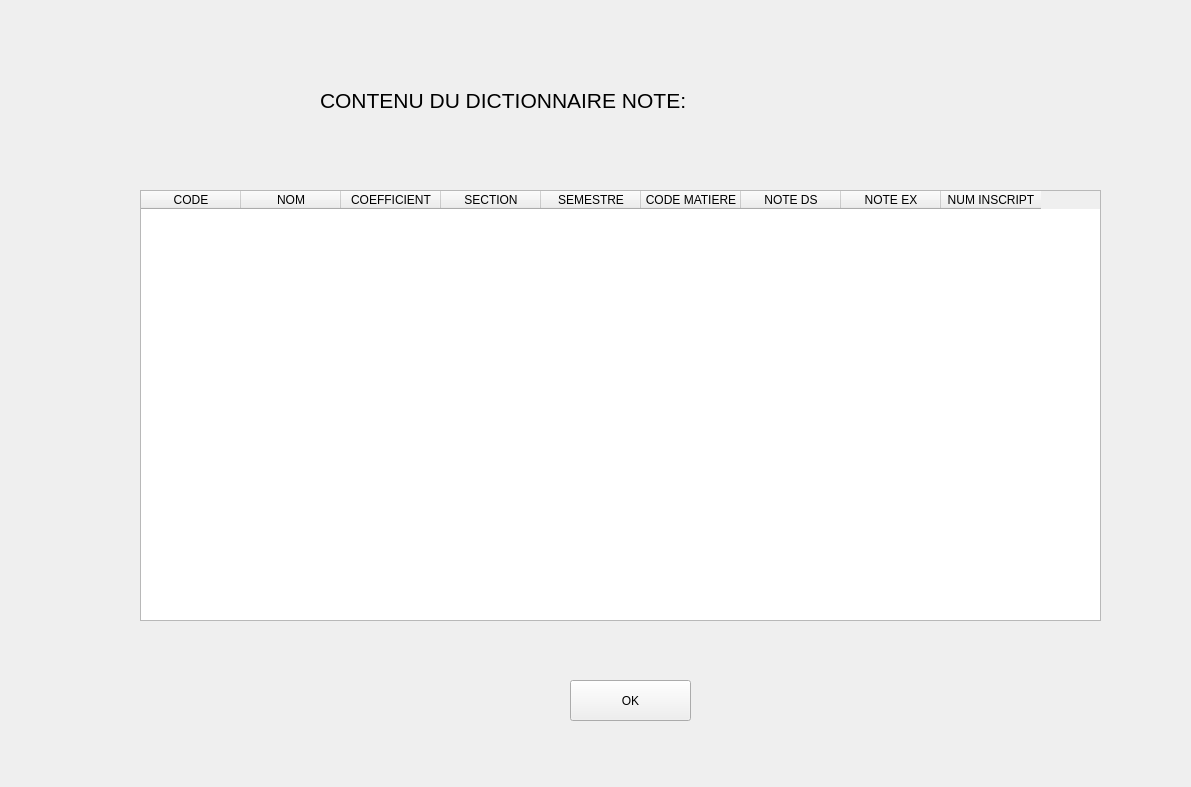
<?xml version="1.0" encoding="UTF-8"?>
<ui version="4.0">
 <class>Form</class>
 <widget class="QWidget" name="Form">
  <property name="geometry">
   <rect>
    <x>0</x>
    <y>0</y>
    <width>1191</width>
    <height>787</height>
   </rect>
  </property>
  <property name="windowTitle">
   <string>Form</string>
  </property>
  <widget class="QLabel" name="label">
   <property name="geometry">
    <rect>
     <x>320</x>
     <y>80</y>
     <width>571</width>
     <height>41</height>
    </rect>
   </property>
   <property name="text">
    <string>&lt;html&gt;&lt;head/&gt;&lt;body&gt;&lt;p&gt;&lt;span style=&quot; font-size:16pt;&quot;&gt;CONTENU DU DICTIONNAIRE NOTE:&lt;/span&gt;&lt;/p&gt;&lt;/body&gt;&lt;/html&gt;</string>
   </property>
  </widget>
  <widget class="QPushButton" name="ok">
   <property name="geometry">
    <rect>
     <x>570</x>
     <y>680</y>
     <width>121</width>
     <height>41</height>
    </rect>
   </property>
   <property name="text">
    <string>OK</string>
   </property>
  </widget>
  <widget class="QTableWidget" name="tableWidget">
   <property name="geometry">
    <rect>
     <x>140</x>
     <y>190</y>
     <width>961</width>
     <height>431</height>
    </rect>
   </property>
   <column>
    <property name="text">
     <string>CODE</string>
    </property>
   </column>
   <column>
    <property name="text">
     <string>NOM</string>
    </property>
   </column>
   <column>
    <property name="text">
     <string>COEFFICIENT</string>
    </property>
   </column>
   <column>
    <property name="text">
     <string>SECTION</string>
    </property>
   </column>
   <column>
    <property name="text">
     <string>SEMESTRE</string>
    </property>
   </column>
   <column>
    <property name="text">
     <string>CODE MATIERE</string>
    </property>
   </column>
   <column>
    <property name="text">
     <string>NOTE DS</string>
    </property>
   </column>
   <column>
    <property name="text">
     <string>NOTE EX</string>
    </property>
   </column>
   <column>
    <property name="text">
     <string>NUM INSCRIPT</string>
    </property>
   </column>
  </widget>
  <widget class="QLabel" name="label_2">
   <property name="geometry">
    <rect>
     <x>-400</x>
     <y>-10</y>
     <width>1851</width>
     <height>821</height>
    </rect>
   </property>
   <property name="text">
    <string/>
   </property>
   <property name="pixmap">
    <pixmap>n1mtIpU.jpg</pixmap>
   </property>
   <property name="scaledContents">
    <bool>true</bool>
   </property>
  </widget>
  <widget class="QLabel" name="label_3">
   <property name="geometry">
    <rect>
     <x>1030</x>
     <y>10</y>
     <width>141</width>
     <height>171</height>
    </rect>
   </property>
   <property name="text">
    <string/>
   </property>
   <property name="pixmap">
    <pixmap>output-onlinepngtools.png</pixmap>
   </property>
   <property name="scaledContents">
    <bool>true</bool>
   </property>
  </widget>
  <zorder>label_2</zorder>
  <zorder>label</zorder>
  <zorder>ok</zorder>
  <zorder>tableWidget</zorder>
  <zorder>label_3</zorder>
 </widget>
 <resources/>
 <connections/>
</ui>
